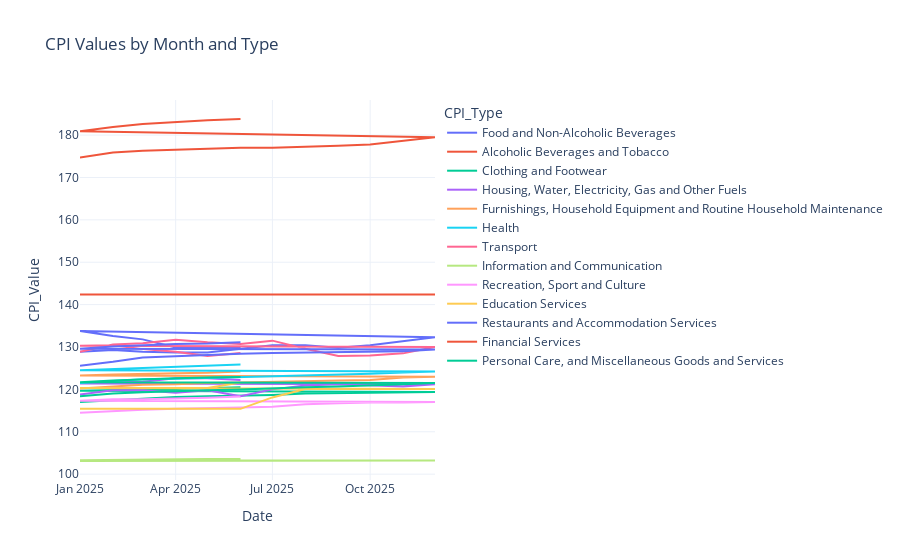

Here is the notebook cell this chart was saved with:
### Markdown cell above
Enhancing Figure

### Code cell
fig = px.line(
    data_frame=melt_df,
    x='Date',
    y='CPI_Value',
    color='CPI_Type',
    title='CPI Values by Month and Type',
    template='plotly_white'
)
fig.show()
